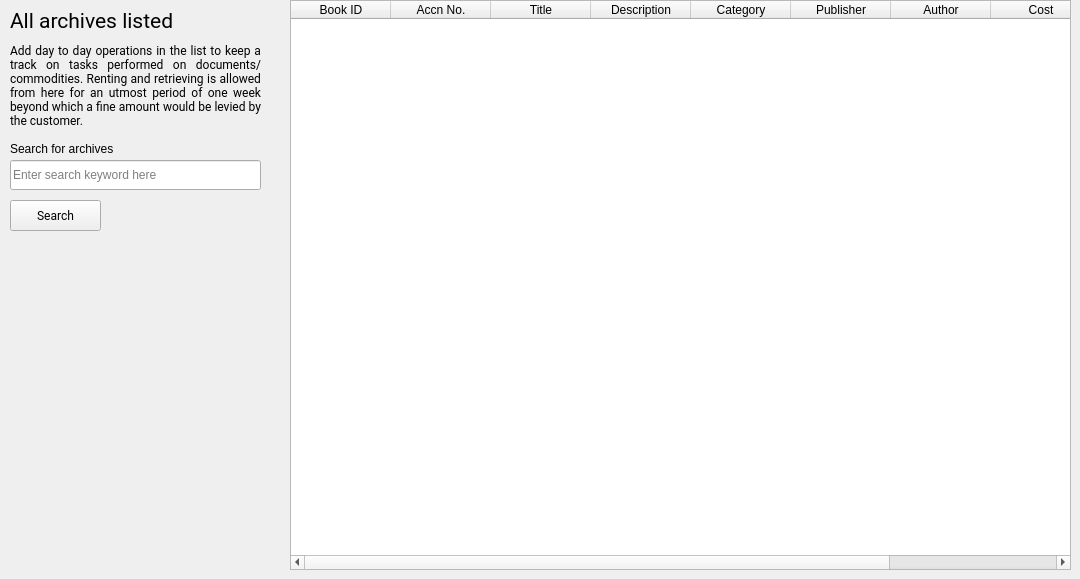
      <widget class="QWidget" name="tab_16">
       <attribute name="icon">
        <iconset resource="icons.qrc">
         <normaloff>:/icons/active_svg/table.svg</normaloff>:/icons/active_svg/table.svg</iconset>
       </attribute>
       <attribute name="title">
        <string/>
       </attribute>
       <widget class="QTableWidget" name="show_all_books">
        <property name="geometry">
         <rect>
          <x>290</x>
          <y>0</y>
          <width>781</width>
          <height>570</height>
         </rect>
        </property>
        <property name="styleSheet">
         <string notr="true"/>
        </property>
        <column>
         <property name="text">
          <string>Book ID</string>
         </property>
        </column>
        <column>
         <property name="text">
          <string>Accn No.</string>
         </property>
        </column>
        <column>
         <property name="text">
          <string>Title</string>
         </property>
        </column>
        <column>
         <property name="text">
          <string>Description</string>
         </property>
        </column>
        <column>
         <property name="text">
          <string>Category</string>
         </property>
        </column>
        <column>
         <property name="text">
          <string>Publisher</string>
         </property>
        </column>
        <column>
         <property name="text">
          <string>Author</string>
         </property>
        </column>
        <column>
         <property name="text">
          <string>Cost</string>
         </property>
        </column>
        <column>
         <property name="text">
          <string>Rent</string>
         </property>
        </column>
       </widget>
       <widget class="QLineEdit" name="lineEdit_2">
        <property name="geometry">
         <rect>
          <x>10</x>
          <y>160</y>
          <width>251</width>
          <height>30</height>
         </rect>
        </property>
        <property name="font">
         <font/>
        </property>
        <property name="placeholderText">
         <string>Enter search keyword here</string>
        </property>
       </widget>
       <widget class="QLabel" name="label_170">
        <property name="geometry">
         <rect>
          <x>10</x>
          <y>40</y>
          <width>251</width>
          <height>91</height>
         </rect>
        </property>
        <property name="font">
         <font>
          <family>Roboto</family>
          <weight>50</weight>
          <italic>false</italic>
          <bold>false</bold>
         </font>
        </property>
        <property name="styleSheet">
         <string notr="true"/>
        </property>
        <property name="text">
         <string>Add day to day operations in the list to keep a track on tasks performed on documents/commodities. Renting and retrieving is allowed from here for an utmost period of one week beyond which a fine amount would be levied by the customer.</string>
        </property>
        <property name="alignment">
         <set>Qt::AlignJustify|Qt::AlignVCenter</set>
        </property>
        <property name="wordWrap">
         <bool>true</bool>
        </property>
       </widget>
       <widget class="QLabel" name="label_171">
        <property name="geometry">
         <rect>
          <x>10</x>
          <y>0</y>
          <width>211</width>
          <height>41</height>
         </rect>
        </property>
        <property name="font">
         <font>
          <family>Roboto</family>
          <pointsize>16</pointsize>
         </font>
        </property>
        <property name="text">
         <string>All archives listed</string>
        </property>
       </widget>
       <widget class="QLabel" name="label_27">
        <property name="geometry">
         <rect>
          <x>10</x>
          <y>140</y>
          <width>121</width>
          <height>18</height>
         </rect>
        </property>
        <property name="font">
         <font/>
        </property>
        <property name="text">
         <string>Search for archives</string>
        </property>
       </widget>
       <widget class="QPushButton" name="pushButton_49">
        <property name="geometry">
         <rect>
          <x>10</x>
          <y>200</y>
          <width>91</width>
          <height>31</height>
         </rect>
        </property>
        <property name="font">
         <font>
          <family>Roboto</family>
         </font>
        </property>
        <property name="text">
         <string>Search</string>
        </property>
        <property name="icon">
         <iconset resource="icons.qrc">
          <normaloff>:/icons/active_svg/search.svg</normaloff>:/icons/active_svg/search.svg</iconset>
        </property>
        <property name="iconSize">
         <size>
          <width>32</width>
          <height>32</height>
         </size>
        </property>
       </widget>
      </widget>
